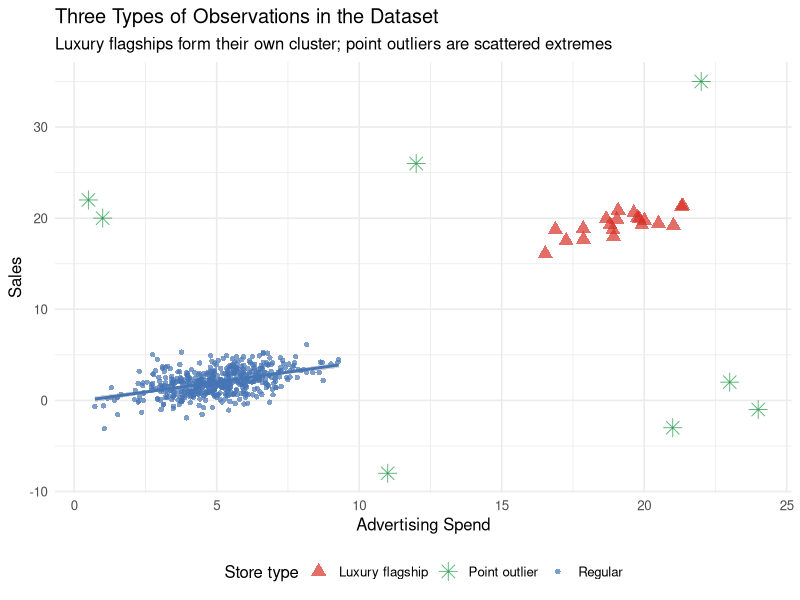
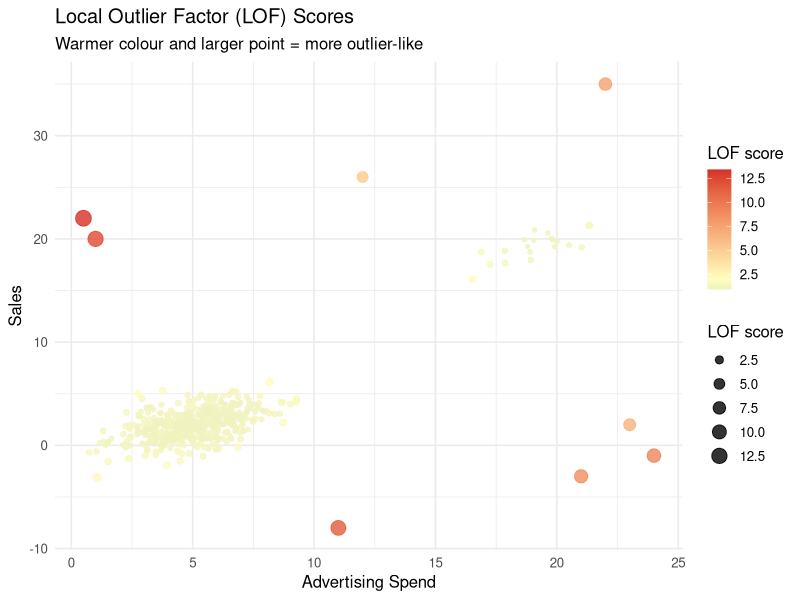
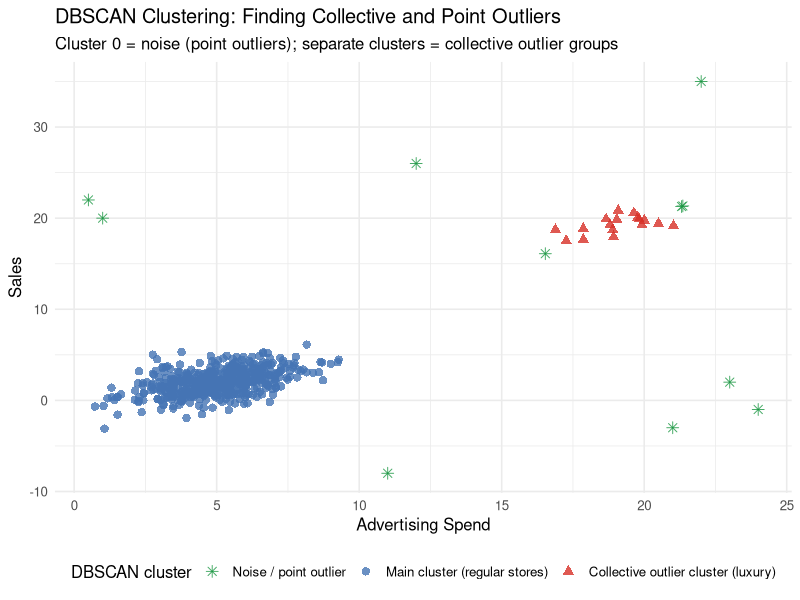
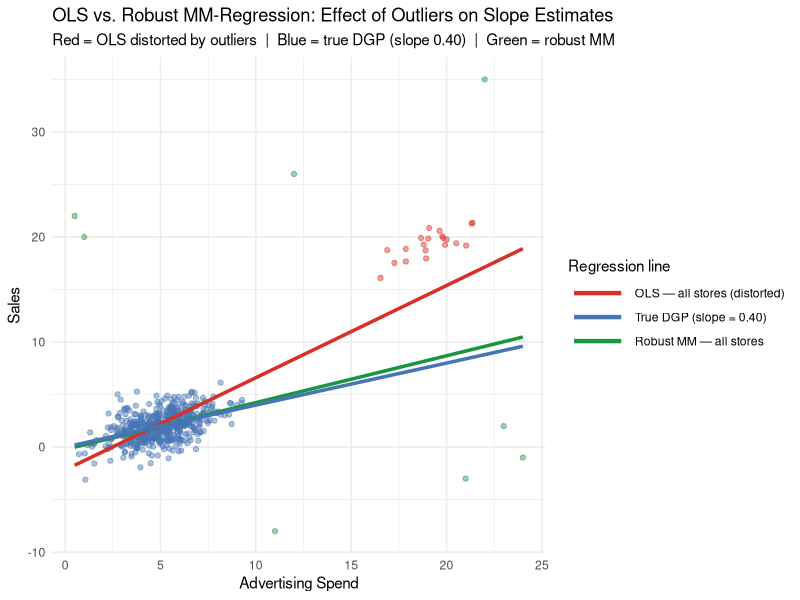
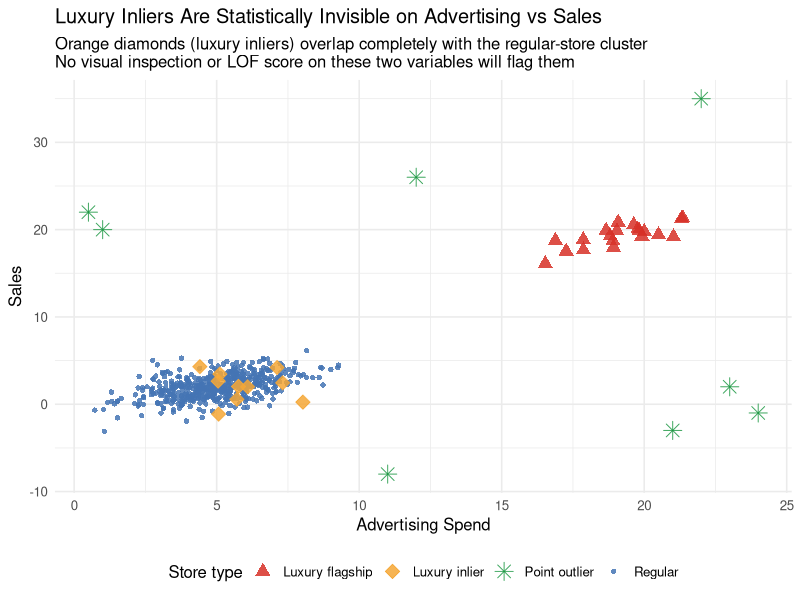
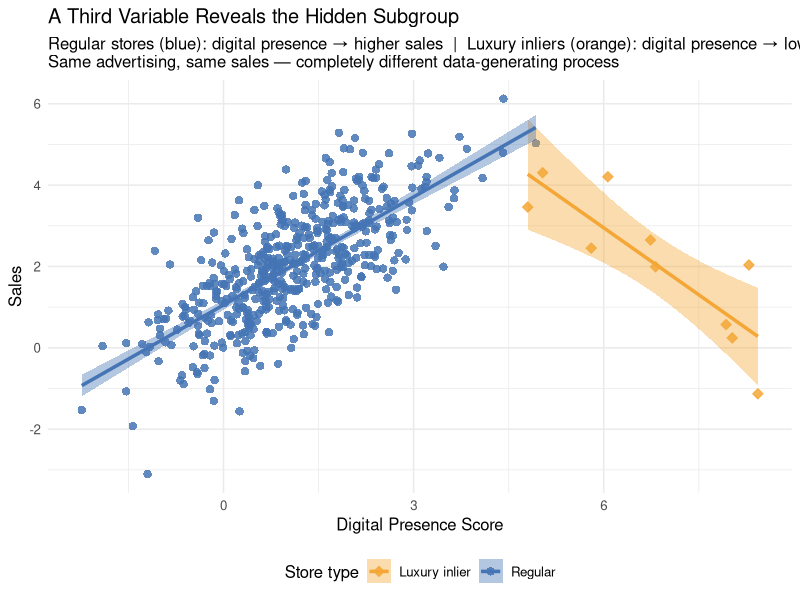

Recreate these plots in R, in order.
## ---- chunk 1
knitr::opts_chunk$set(
  echo = TRUE,
  fig.width = 8,
  fig.height = 5,
  fig.path = "figs/",
  dev = "svg"
)

dir.create("figs", recursive = TRUE, showWarnings = FALSE)
## ---- chunk 2
#| code-summary: "▶ Load required packages"
# Uncomment to install if needed:
# install.packages(c("lavaan", "semTools", "MASS", "ggplot2",
#                    "dplyr", "tidyr", "corrplot", "knitr", "lmtest",
#                    "mclust", "dbscan"))

library(lavaan)       # CFA and SEM (Cases 1 and 3)
library(semTools)     # htmt() and auxiliary SEM tools (Cases 1 and 3)
library(MASS)         # mvrnorm(): generate multivariate normal data (all cases)
library(ggplot2)      # Visualizations (all cases)
library(dplyr)        # Data manipulation (all cases)
library(tidyr)        # Data reshaping (Cases 2 and 3)
library(corrplot)     # Correlation heatmap (Case 1)
library(knitr)        # Nicely formatted tables (all cases)
library(lmtest)       # Breusch-Pagan heteroskedasticity test (Case 2)
library(mclust)       # Gaussian mixture models / latent class analysis (Case 4)
library(dbscan)       # Local outlier factor and DBSCAN clustering (Case 5)
## ---- chunk 3
#| code-summary: "▶ Simulate store dataset with collective and point outliers"
set.seed(2025)

# ── Regular stores ─────────────────────────────────────────────────────────────
# True DGP: sales = 0.40 * advertising + noise   (slope = 0.40, no intercept)
n_reg <- 500
adv_reg   <- rnorm(n_reg, mean = 5, sd = 1.5)
sales_reg <- 0.4 * adv_reg + rnorm(n_reg, sd = 1.2)

# ── Luxury flagship stores (collective outliers) ───────────────────────────────
# Different economic model: much higher advertising, steeper returns to advertising.
# Their cluster (centroid ≈ 20, 20) is far from the regular cluster (≈ 5, 2) —
# the "between-cluster" slope is ~1.2, which will pull OLS well above 0.40.
n_lux <- 20
adv_lux   <- rnorm(n_lux, mean = 20, sd = 1.5)
sales_lux <- 0.90 * adv_lux + rnorm(n_lux, sd = 0.8) + 2   # steeper slope, similar absolute level

# ── Point outliers (individual extreme observations) ───────────────────────────
n_pt  <- 8
# Point outliers are placed either at very low adv with implausibly high sales,
# or at high adv with implausibly low/negative sales, or in the mid-range gap
# (adv 10–13, between the regular cloud and the luxury cluster) with extreme sales.
# This keeps them visually isolated — none overlap the regular-store region.
adv_pt   <- c(24, 0.5, 11, 22, 1, 23, 12, 21)
sales_pt <- c(-1, 22,  -8, 35, 20,  2, 26, -3)

# ── Combine into single dataset ────────────────────────────────────────────────
df5 <- data.frame(
  advertising = c(adv_reg,    adv_lux,    adv_pt),
  sales       = c(sales_reg,  sales_lux,  sales_pt),
  store_type  = c(rep("Regular",        n_reg),
                  rep("Luxury flagship", n_lux),
                  rep("Point outlier",   n_pt))
)
## ---- chunk 4
#| code-summary: "▶ Plot: stores colored by true type"
ggplot(df5, aes(x = advertising, y = sales, colour = store_type, shape = store_type)) +
  geom_point(aes(size = store_type), alpha = 0.7) +
  geom_smooth(data = filter(df5, store_type == "Regular"),
              method = "lm", se = TRUE, colour = "#4575b4",
              linewidth = 1.0, inherit.aes = FALSE,
              aes(x = advertising, y = sales)) +
  scale_colour_manual(
    values = c("Regular"         = "#4575b4",
               "Luxury flagship" = "#d73027",
               "Point outlier"   = "#1a9641"),
    name   = "Store type"
  ) +
  scale_shape_manual(
    values = c("Regular" = 16, "Luxury flagship" = 17, "Point outlier" = 8),
    name   = "Store type"
  ) +
  scale_size_manual(
    values = c("Regular" = 1.5, "Luxury flagship" = 3.5, "Point outlier" = 4),
    name   = "Store type"
  ) +
  labs(
    x        = "Advertising Spend",
    y        = "Sales",
    title    = "Three Types of Observations in the Dataset",
    subtitle = "Luxury flagships form their own cluster; point outliers are scattered extremes"
  ) +
  theme_minimal(base_size = 12) +
  theme(legend.position = "bottom")
## ---- chunk 5
#| code-summary: "▶ Compute LOF scores and visualize"
# Standardise the variables before computing LOF
df5_scaled <- data.frame(
  advertising = scale(df5$advertising),
  sales       = scale(df5$sales)
)

# Compute LOF scores (minPts = number of neighbours to consider)
df5$lof_score <- dbscan::lof(df5_scaled, minPts = 10)

# Visualise LOF scores
ggplot(df5, aes(x = advertising, y = sales,
                colour = lof_score, size = lof_score)) +
  geom_point(alpha = 0.8) +
  scale_colour_gradient2(low = "#4575b4", mid = "#ffffbf", high = "#d73027",
                         midpoint = 2, name = "LOF score") +
  scale_size_continuous(range = c(1, 5), name = "LOF score") +
  labs(
    x        = "Advertising Spend",
    y        = "Sales",
    title    = "Local Outlier Factor (LOF) Scores",
    subtitle = "Warmer colour and larger point = more outlier-like"
  ) +
  theme_minimal(base_size = 12) +
  theme(legend.position = "right")
## ---- chunk 6
#| code-summary: "▶ Table: top outliers by LOF score"
# Show the top outliers by LOF score
df5 |>
  arrange(desc(lof_score)) |>
  select(advertising, sales, store_type, lof_score) |>
  head(15) |>
  mutate(across(where(is.numeric), \(x) round(x, 2))) |>
  kable(
    col.names = c("Advertising", "Sales", "Store Type", "LOF Score"),
    caption   = "Top 15 Observations by LOF Score (highest = most outlier-like)"
  )
## ---- chunk 7
#| code-summary: "▶ DBSCAN clustering — find collective outlier cluster"
# Fit DBSCAN
# eps: maximum distance to be considered a "neighbour"
# minPts: minimum cluster size
dbscan_fit <- dbscan::dbscan(df5_scaled, eps = 0.4, minPts = 4)
df5$cluster <- factor(dbscan_fit$cluster)

ggplot(df5, aes(x = advertising, y = sales,
                colour = cluster, shape = cluster)) +
  geom_point(size = 2.5, alpha = 0.8) +
  scale_colour_manual(
    values = c("0" = "#1a9641",   # noise = green (point outliers — matches scatter plot)
               "1" = "#4575b4",   # main cluster = blue (regular stores)
               "2" = "#d73027",   # luxury cluster = red (luxury flagships — matches scatter plot)
               "3" = "#fdae61"),  # any additional cluster
    labels = c("0" = "Noise / point outlier",
               "1" = "Main cluster (regular stores)",
               "2" = "Collective outlier cluster (luxury)",
               "3" = "Additional cluster"),
    name   = "DBSCAN cluster",
    drop   = FALSE
  ) +
  scale_shape_manual(
    values = c("0" = 8, "1" = 16, "2" = 17, "3" = 15),
    labels = c("0" = "Noise / point outlier",
               "1" = "Main cluster (regular stores)",
               "2" = "Collective outlier cluster (luxury)",
               "3" = "Additional cluster"),
    name   = "DBSCAN cluster",
    drop   = FALSE
  ) +
  labs(
    x        = "Advertising Spend",
    y        = "Sales",
    title    = "DBSCAN Clustering: Finding Collective and Point Outliers",
    subtitle = "Cluster 0 = noise (point outliers); separate clusters = collective outlier groups"
  ) +
  theme_minimal(base_size = 12) +
  theme(legend.position = "bottom")
## ---- chunk 8
#| code-summary: "▶ OLS vs. robust MM-regression coefficient comparison"
# ── Fit regression models ─────────────────────────────────────────────────────
m_ols_all <- lm(sales ~ advertising, data = df5)
m_robust  <- MASS::rlm(sales ~ advertising, data = df5, method = "MM")
# True DGP: sales = 0.4 * advertising (known from simulation — slope = 0.40)

# ── Compare coefficients against true DGP ────────────────────────────────────
coef_compare5 <- data.frame(
  Model = c("OLS — all stores (distorted by outliers)",
            "True DGP (known from simulation)",
            "Robust MM-estimation — all stores"),
  `Advertising coefficient` = round(c(coef(m_ols_all)["advertising"],
                                      0.40,
                                      coef(m_robust)["advertising"]), 3)
)

kable(coef_compare5,
      col.names = c("Model", "Advertising Coefficient"),
      caption   = "OLS vs. Robust MM-Regression: The luxury flagship cluster and point outliers pull OLS well above the true DGP slope; MM-estimation recovers close to 0.40.")
## ---- chunk 9
#| code-summary: "▶ Plot: OLS vs. robust MM regression lines"
# Generate prediction lines
x_seq <- seq(min(df5$advertising), max(df5$advertising), length.out = 300)
newdat <- data.frame(advertising = x_seq)

pred_lines <- data.frame(
  advertising = rep(x_seq, 3),
  sales       = c(predict(m_ols_all, newdata = newdat),
                  0.40 * x_seq,                          # True DGP: slope = 0.40, intercept = 0
                  predict(m_robust,  newdata = newdat)),
  model       = rep(c("OLS — all stores (distorted)",
                      "True DGP (slope = 0.40)",
                      "Robust MM — all stores"),
                    each = length(x_seq))
)

ggplot() +
  geom_point(data = df5,
             aes(x = advertising, y = sales, colour = store_type),
             alpha = 0.45, size = 1.5) +
  geom_line(data = pred_lines,
            aes(x = advertising, y = sales, colour = model),
            linewidth = 1.2) +
  scale_colour_manual(
    values = c(
      "Regular"                      = "#4575b4",
      "Luxury flagship"              = "#d73027",
      "Point outlier"                = "#1a9641",
      "OLS — all stores (distorted)" = "#d73027",
      "True DGP (slope = 0.40)"     = "#4575b4",
      "Robust MM — all stores"      = "#1a9641"
    ),
    breaks = c("OLS — all stores (distorted)",
               "True DGP (slope = 0.40)",
               "Robust MM — all stores"),
    name = "Regression line"
  ) +
  guides(colour = guide_legend(order = 1, override.aes = list(linewidth = 1.5))) +
  labs(
    x        = "Advertising Spend",
    y        = "Sales",
    title    = "OLS vs. Robust MM-Regression: Effect of Outliers on Slope Estimates",
    subtitle = "Red = OLS distorted by outliers  |  Blue = true DGP (slope 0.40)  |  Green = robust MM"
  ) +
  theme_minimal(base_size = 11) +
  theme(legend.position  = "right",
        legend.direction = "vertical",
        legend.key.width = unit(1.5, "cm"))
## ---- chunk 10
#| code-summary: "▶ Sensitivity table: OLS vs. robust MM coefficients"
# Extract and compare key summary stats
sens_df <- data.frame(
  Method = c("OLS (all stores)", "Robust MM-estimation (all stores)"),
  `Intercept` = round(c(coef(m_ols_all)[1], coef(m_robust)[1]), 3),
  `Advertising slope` = round(c(coef(m_ols_all)[2], coef(m_robust)[2]), 3)
)

kable(sens_df,
      col.names = c("Method", "Intercept", "Advertising Slope"),
      caption   = "Sensitivity Check: OLS vs. Robust MM-Estimation Coefficients")
## ---- chunk 11
#| code-summary: "▶ Add luxury inliers + digital presence variable (extends df5)"
set.seed(42)
n_lux_in <- 10

# Luxury inliers: advertising and sales deliberately overlap with regular stores.
# On the main two dimensions, they are statistically indistinguishable.
adv_in   <- rnorm(n_lux_in, mean = 5.2, sd = 1.4)
sales_in <- 0.38 * adv_in + rnorm(n_lux_in, sd = 1.15)

# Third variable: digital presence score (0–10 composite: social media, web traffic,
# online reviews). Key distinction in the data-generating process:
#   Regular stores:      POSITIVE slope — mass-market brands benefit from digital reach.
#   Luxury inliers:      NEGATIVE slope — digital overexposure erodes brand exclusivity.
dp_reg <- 0.55 * sales_reg + rnorm(n_reg,    mean = 0, sd = 0.80)
dp_in  <- -0.65 * sales_in  + rnorm(n_lux_in, mean = 0, sd = 0.50) + 8.0

# Assign neutral digital scores to the obvious outlier groups (not the focus here)
dp_lux <- rnorm(n_lux, mean = 6.5, sd = 0.6)
dp_pt  <- rnorm(n_pt,  mean = 3.0, sd = 0.8)

# Extended dataset: all original stores + luxury inliers
df5_ext <- data.frame(
  advertising      = c(adv_reg,      adv_lux,       adv_pt,      adv_in),
  sales            = c(sales_reg,    sales_lux,     sales_pt,    sales_in),
  digital_presence = c(dp_reg,       dp_lux,        dp_pt,       dp_in),
  store_type       = c(rep("Regular",          n_reg),
                       rep("Luxury flagship",  n_lux),
                       rep("Point outlier",    n_pt),
                       rep("Luxury inlier",    n_lux_in))
)
## ---- chunk 12
#| code-summary: "▶ Plot: four store types — inliers hidden inside regular cluster"
type_cols  <- c("Regular"         = "#4575b4",
                "Luxury flagship" = "#d73027",
                "Point outlier"   = "#1a9641",
                "Luxury inlier"   = "#f4a736")
type_shps  <- c("Regular"         = 16, "Luxury flagship" = 17,
                "Point outlier"   = 8,  "Luxury inlier"   = 23)
type_szs   <- c("Regular"         = 1.5, "Luxury flagship" = 3.5,
                "Point outlier"   = 4.0, "Luxury inlier"   = 3.5)

ggplot(df5_ext,
       aes(x = advertising, y = sales,
           colour = store_type, fill = store_type,
           shape = store_type, size = store_type)) +
  geom_point(alpha = 0.85) +
  scale_colour_manual(values = type_cols, name = "Store type") +
  scale_fill_manual(values   = type_cols, name = "Store type") +
  scale_shape_manual(values  = type_shps, name = "Store type") +
  scale_size_manual(values   = type_szs,  name = "Store type") +
  labs(
    x        = "Advertising Spend",
    y        = "Sales",
    title    = "Luxury Inliers Are Statistically Invisible on Advertising vs Sales",
    subtitle = paste0("Orange diamonds (luxury inliers) overlap completely with the regular-store cluster\n",
                      "No visual inspection or LOF score on these two variables will flag them")
  ) +
  theme_minimal(base_size = 12) +
  theme(legend.position = "bottom")
## ---- chunk 13
#| code-summary: "▶ LOF scores by group: inliers are indistinguishable from regular stores"
df5_ext_scaled <- scale(df5_ext[, c("advertising", "sales")])
df5_ext$lof2d  <- dbscan::lof(df5_ext_scaled, minPts = 10)

df5_ext |>
  group_by(store_type) |>
  summarise(
    `Mean LOF`  = round(mean(lof2d), 2),
    `Max LOF`   = round(max(lof2d),  2),
    `Pct > 2.0` = paste0(round(100 * mean(lof2d > 2.0), 0), "%"),
    n           = n(),
    .groups = "drop"
  ) |>
  arrange(desc(`Mean LOF`)) |>
  kable(caption = paste0(
    "LOF scores by store type (advertising + sales only). ",
    "Inliers are statistically indistinguishable from regular stores — ",
    "any threshold you set will miss them."
  ))
## ---- chunk 14
#| code-summary: "▶ Digital presence vs sales: opposite slopes reveal the hidden subgroup"
reg_and_inliers <- filter(df5_ext, store_type %in% c("Regular", "Luxury inlier"))

ggplot(reg_and_inliers,
       aes(x = digital_presence, y = sales,
           colour = store_type, fill = store_type, shape = store_type)) +
  geom_point(size = 2.5, alpha = 0.85) +
  geom_smooth(aes(group = store_type), method = "lm", se = TRUE,
              linewidth = 1.2) +
  scale_colour_manual(
    values = c("Regular" = "#4575b4", "Luxury inlier" = "#f4a736"),
    name   = "Store type"
  ) +
  scale_fill_manual(
    values = c("Regular" = "#4575b4", "Luxury inlier" = "#f4a736"),
    name   = "Store type"
  ) +
  scale_shape_manual(
    values = c("Regular" = 16, "Luxury inlier" = 23),
    name   = "Store type"
  ) +
  labs(
    x        = "Digital Presence Score",
    y        = "Sales",
    title    = "A Third Variable Reveals the Hidden Subgroup",
    subtitle = paste0(
      "Regular stores (blue): digital presence \u2192 higher sales  |  ",
      "Luxury inliers (orange): digital presence \u2192 lower sales\n",
      "Same advertising, same sales — completely different data-generating process"
    )
  ) +
  theme_minimal(base_size = 12) +
  theme(legend.position = "bottom")
## ---- chunk 15
#| code-summary: "▶ How inliers bias the digital presence coefficient"
m_pooled <- lm(sales ~ advertising + digital_presence,
               data = filter(df5_ext, store_type %in% c("Regular", "Luxury inlier")))
m_clean  <- lm(sales ~ advertising + digital_presence,
               data = filter(df5_ext, store_type == "Regular"))
# True DGP for regular stores: digital_presence coefficient ≈ +0.55

data.frame(
  Model = c(
    "Pooled: regular + luxury inliers (contaminated)",
    "Regular stores only — true DGP"
  ),
  `Advertising coef`      = round(c(coef(m_pooled)["advertising"],
                                     coef(m_clean)["advertising"]),      3),
  `Digital presence coef` = round(c(coef(m_pooled)["digital_presence"],
                                     coef(m_clean)["digital_presence"]), 3)
) |>
  kable(
    col.names = c("Model", "Advertising Coef", "Digital Presence Coef"),
    caption   = paste0(
      "Luxury inliers attenuate or reverse the digital presence coefficient. ",
      "True value for regular stores \u2248 +0.55. ",
      "No outlier diagnostic on advertising + sales would prompt you to investigate."
    )
  )
